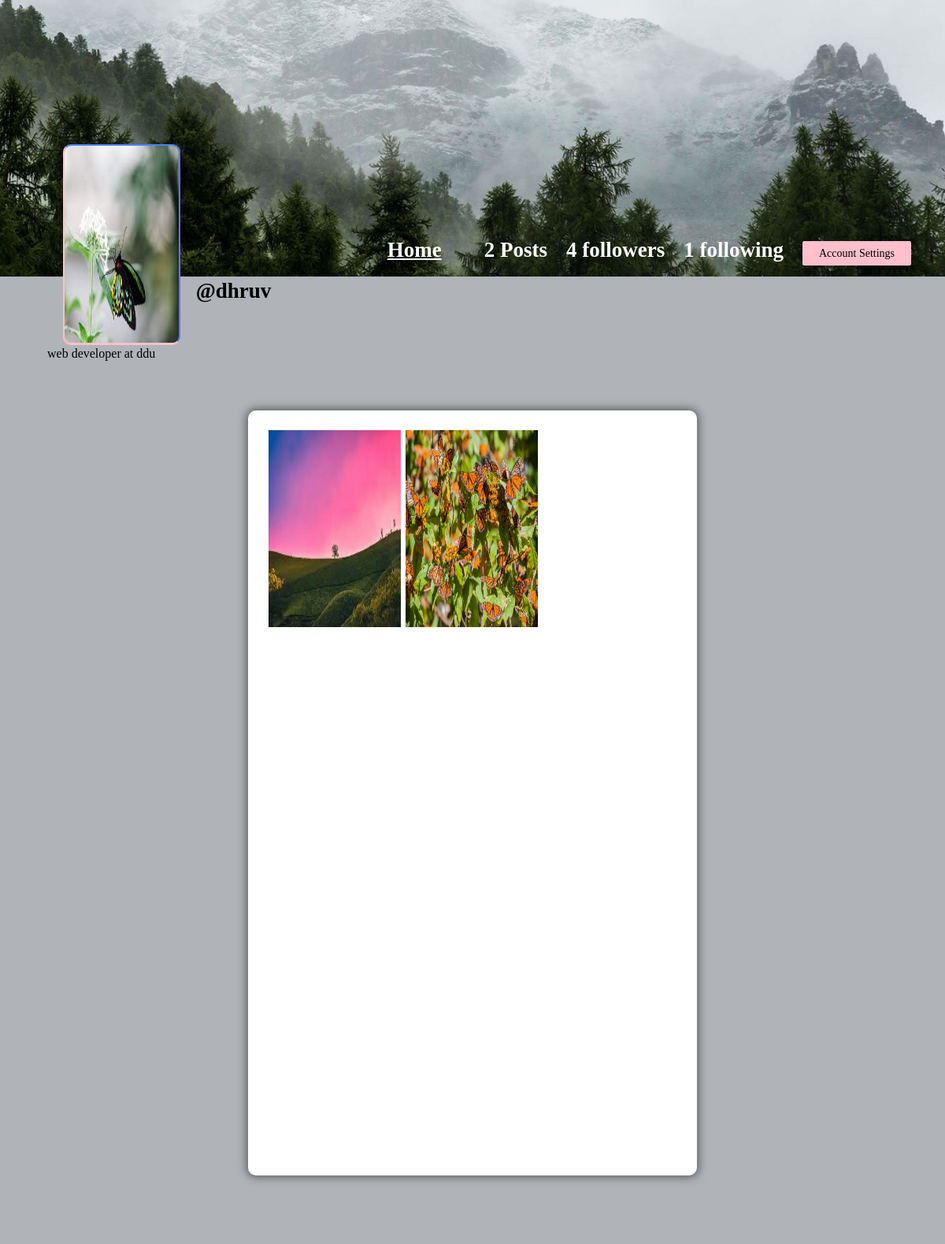
Page /profile/dhruv (signed in) on the committed database.
### core/models.py (models this page shows, shortened)
class Profile(models.Model):
    user = models.ForeignKey(User, on_delete=models.CASCADE)
    id_user = models.IntegerField()
    bio = models.TextField(blank=True)
    profileimg = models.ImageField(upload_to='profile_images', default='blank-profile-picture.png')
    location = models.CharField(max_length=100, blank=True)

class Post(models.Model):
    id = models.UUIDField(primary_key=True, default=uuid.uuid4)
    user = models.CharField(max_length=100)
    image = models.ImageField(upload_to='post_images')
    caption = models.TextField()
    created_at = models.DateTimeField(default=datetime.now)
    no_of_likes = models.IntegerField(default=0)

### core/views.py (the view)
# urls.py: path('profile/<str:pk>', views.profile, name='profile'),
@login_required(login_url='signin')
def profile(request, pk):
    user_object = User.objects.get(username=pk)
    user_profile = Profile.objects.get(user=user_object)
    user_posts = Post.objects.filter(user=pk)
    user_post_length = len(user_posts)
    follower = request.user.username
    user = pk
    if FollowersCount.objects.filter(follower=follower, user=user).first():
        button_text = 'Unfollow'
    else:
        button_text = 'Follow'
    user_followers = len(FollowersCount.objects.filter(user=pk))
    user_following = len(FollowersCount.objects.filter(follower=pk))
    context = {
        'user_object': user_object,
        'user_profile': user_profile,
        'user_posts': user_posts,
        'user_post_length': user_post_length,
        'button_text': button_text,
        'user_followers': user_followers,
        'user_following': user_following,
    }
    return render(request, 'profile.html', context)

### templates/profile.html (shortened to what this page needs)
{% load static %}
<!DOCTYPE html>
<html lang="en">
<head>
    <link rel="stylesheet" href="{% static 'css/main.min.css' %}">
    <link rel="stylesheet" href="{% static 'css/style.css' %}">
    <link rel="stylesheet" href="{% static 'css/color.css' %}">
    <link rel="stylesheet" href="{% static 'css/responsive.css' %}">
</head>
<body>
	<section>
			<div class="feature-photo">
				<figure><img src="{% static 'images/resources/timeline-1.jpg' %}" alt=""></figure>
				<form action="/follow" method="POST">
					<div class="add-btn">
					<span style="color: white; font-size: 27px; margin-right: 50px;"><b><u><a href="/">Home</a></u></b></span>
					{% if user_post_length == 0 %}
					<span style="color: white; font-size: 27px;"><b>No Post</b></span>
					{% elif user_post_length == 1 %}
					<span style="color: white; font-size: 27px;"><b>{{user_post_length}} Post</b></span>
					{% else %}
					<span style="color: white; font-size: 27px;"><b>{{user_post_length}} Posts</b></span>
					{% endif %}
					{% if user_followers == 0 or user_followers == 1 %}
					<span style="color: white; font-size: 27px;"><b>{{user_followers}} follower</b></span>
					{% else %}
					<span style="color: white; font-size: 27px;"><b>{{user_followers}} followers</b></span>
					{% endif %}
					<span style="color: white; font-size: 27px;"><b>{{user_following}} following</b></span>
					{% if user_object.username == user.username %}
					<a href="/settings" data-ripple="">Account Settings</a>
					{% else %}
					<a data-ripple=""><button type="submit" style="background-color: #ffc0cb; border: #ffc0cb;">{{button_text}}</button></a>
					{% endif %}
					</div>
				</form>
				<div class="container-fluid">
					<div class="row merged">
						<div class="col-lg-2 col-sm-3">
							<div class="user-avatar">
								<figure>
									<img src="{{user_profile.profileimg.url}}" style="height: 250px; width: 100%;" alt="">
								</figure>
							</div>
						</div>
						<div class="col-lg-10 col-sm-9">
							<div class="timeline-info">
								<ul>
									<li class="admin-name">
									  <h5 style="color: black;white-space: nowrap; width: 110px; font-size: 27px;"><b>@{{user_profile.user.username}}</b></h5>
									</li>
								</ul>
							</div>
						</div>
					</div>
				</div>
			</div>
		</section>
		<section>
			<div class="bio">
					{{user_profile.bio}}
			</div>
		</section>
	<section>
		<div class="gap gray-bg">
			<div class="container-fluid">
				<div class="row">
					<div class="col-lg-12">
						<div class="row" id="page-contents">
							<div class="col-lg-3">
								<aside class="sidebar static">
								</aside>
							</div>
							<div class="col-lg-6">
								<div class="central-meta">
									<ul class="photos">
										{% for post in user_posts %}
										<li>
											<a class="strip" href="{{post.image.url}}" title="" data-strip-group="mygroup" data-strip-group-options="loop: false">
												<img src="{{post.image.url}}" style="height: 250px; width: 300px;" alt=""></a>
										</li>
										{% endfor %}
									</ul>
								</div>
							</div>
							<div class="col-lg-3">
								<aside class="sidebar static">
								</aside>
							</div>
						</div>
					</div>
				</div>
			</div>
		</div>
	</section>
</body>
</html>

### static/css/color.css (style rules this page uses)
#nprogress .bar, .timeline-info > ul li a::before, .add-btn > a, .activitiez > li::before, form button, .colla-apps > li a:hover, a.underline:before, .setting-row input:checked + label, .user-avatar:hover .edit-phto, .error-meta > a, .color-bg, .add-butn, .nav.nav-tabs.likes-btn > li a.active, a.dislike-btn, .drop > a:hover, .btn-view.btn-load-more:hover, .accordion .card h5 button[aria-expanded="true"], .chat-head, .f-page > figure em, .inbox-panel-head > ul > li > a, .nav-tabs--left .nav-link.active, .nav-tabs--left .nav-link.active:hover, footer .widget-title h4::before, #topcontrol, .sidebar .widget-title::before, .f-title::before, .g-post-classic > figure > i::after, .purify > a, .help-list > a:hover, .open-position::before, .info > a, .category-box:hover, .category-box.selected, a.main-btn, .section-heading::before, .getquot-baner, .more-branches > h4::before, .is-helpful > a, .cart-optionz > li > a:hover, .paginationz > li a:hover, .paginationz > li a.active, .shopping-cart, a.btn2:hover, .form-submit > input[type="submit"], button.submit-checkout, .delete-cart:hover, .proceed .button, .amount-area .update-cart, a.addnewforum, .apply-bttons > a { background: orange; }

### static/css/responsive.css (style rules this page uses)
@media screen and (max-width: 1281px) and (min-width: 1024px) { .photos > li { min-width: 32.2%; width: 32.2%; } }
@media screen and (max-width: 1281px) and (min-width: 1024px) { .timeline-info { line-height: 51px; } }
@media screen and (max-width: 1281px) and (min-width: 1024px) { .timeline-info .admin-name > h5 { font-size: 20px; } }
@media screen and (max-width: 1281px) and (min-width: 1024px) { .user-avatar { width: 80.2% } }

### rows in the picture
Profile: profileimg (picture), user.username "dhruv", bio "web developer at ddu"
Post: image (picture)
Post: image (picture)

### other values in the picture
{{ user_post_length }} "2"
{{ user_followers }} "4"
{{ user_following }} "1"
